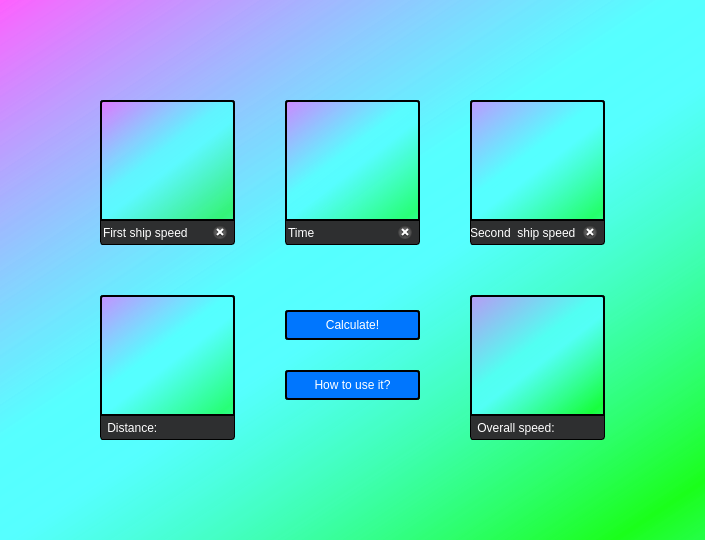
<?xml version="1.0" encoding="UTF-8"?>
<ui version="4.0">
 <class>MainWindow</class>
 <widget class="QMainWindow" name="MainWindow">
  <property name="geometry">
   <rect>
    <x>0</x>
    <y>0</y>
    <width>705</width>
    <height>540</height>
   </rect>
  </property>
  <property name="minimumSize">
   <size>
    <width>705</width>
    <height>540</height>
   </size>
  </property>
  <property name="maximumSize">
   <size>
    <width>705</width>
    <height>540</height>
   </size>
  </property>
  <property name="windowTitle">
   <string>Calculate your way!</string>
  </property>
  <property name="windowIcon">
   <iconset theme="accessories-calculator">
    <normaloff>.</normaloff>.</iconset>
  </property>
  <property name="styleSheet">
   <string notr="true">background-color: qlineargradient(spread:reflect, x1:0, y1:0, x2:0.867, y2:1, stop:0 rgba(255, 85, 255, 152), stop:0.466667 rgba(85, 255, 255, 205), stop:0.577778 rgba(85, 255, 255, 223), stop:1 rgba(0, 255, 0, 135));</string>
  </property>
  <widget class="QWidget" name="centralwidget">
   <widget class="QLineEdit" name="lineEdit_3">
    <property name="geometry">
     <rect>
      <x>285</x>
      <y>220</y>
      <width>135</width>
      <height>25</height>
     </rect>
    </property>
    <property name="toolTip">
     <string extracomment="frf"/>
    </property>
    <property name="styleSheet">
     <string notr="true">background-color: rgb(46, 47, 48);
color: rgb(255, 255, 255);
border:1px solid;
border-bottom-left-radius: 3px;
border-bottom-right-radius: 3px;
</string>
    </property>
    <property name="text">
     <string>Time</string>
    </property>
    <property name="clearButtonEnabled">
     <bool>true</bool>
    </property>
   </widget>
   <widget class="QLabel" name="label">
    <property name="geometry">
     <rect>
      <x>100</x>
      <y>100</y>
      <width>135</width>
      <height>120</height>
     </rect>
    </property>
    <property name="styleSheet">
     <string notr="true">border-color: rgb(0, 0, 0);
border: 2px solid;
border-bottom: 1px solid;
border-top-left-radius: 3px;
border-top-right-radius: 3px;</string>
    </property>
    <property name="text">
     <string/>
    </property>
    <property name="pixmap">
     <pixmap>../course work/img/V1.jpg</pixmap>
    </property>
    <property name="scaledContents">
     <bool>true</bool>
    </property>
   </widget>
   <widget class="QLabel" name="label_6">
    <property name="geometry">
     <rect>
      <x>100</x>
      <y>295</y>
      <width>135</width>
      <height>120</height>
     </rect>
    </property>
    <property name="styleSheet">
     <string notr="true">border-color: rgb(0, 0, 0);
border: 2px solid;
border-bottom: 1px solid;
border-top-left-radius: 3px;
border-top-right-radius: 3px;</string>
    </property>
    <property name="text">
     <string/>
    </property>
    <property name="pixmap">
     <pixmap>../course work/img/N97ByE0WfPwRXceH3tk-TnxkkDQB1HTtKpBeoB7OVGCn4L0CapHRVrpoOVNRnu94bgD34JLV3EuCw-xblu8H3M3d.jpg</pixmap>
    </property>
    <property name="scaledContents">
     <bool>true</bool>
    </property>
   </widget>
   <widget class="QLabel" name="label_2">
    <property name="geometry">
     <rect>
      <x>470</x>
      <y>100</y>
      <width>135</width>
      <height>120</height>
     </rect>
    </property>
    <property name="styleSheet">
     <string notr="true">border-color: rgb(0, 0, 0);
border: 2px solid;
border-bottom: 1px solid;
border-top-left-radius: 3px;
border-top-right-radius: 3px;</string>
    </property>
    <property name="text">
     <string/>
    </property>
    <property name="pixmap">
     <pixmap>../course work/img/V2.jpg</pixmap>
    </property>
    <property name="scaledContents">
     <bool>true</bool>
    </property>
   </widget>
   <widget class="QLabel" name="label_5">
    <property name="geometry">
     <rect>
      <x>470</x>
      <y>415</y>
      <width>135</width>
      <height>25</height>
     </rect>
    </property>
    <property name="styleSheet">
     <string notr="true">background-color: rgb(46, 47, 48);
border:1px solid;
border-bottom-left-radius: 3px;
border-bottom-right-radius: 3px;
color: rgb(255, 255, 255);
</string>
    </property>
    <property name="text">
     <string> Overall speed: </string>
    </property>
   </widget>
   <widget class="QLineEdit" name="lineEdit">
    <property name="geometry">
     <rect>
      <x>100</x>
      <y>220</y>
      <width>135</width>
      <height>25</height>
     </rect>
    </property>
    <property name="toolTip">
     <string extracomment="frf"/>
    </property>
    <property name="styleSheet">
     <string notr="true">background-color: rgb(46, 47, 48);
color: rgb(255, 255, 255);
border:1px solid;
border-bottom-left-radius: 3px;
border-bottom-right-radius: 3px;
</string>
    </property>
    <property name="text">
     <string>First ship speed</string>
    </property>
    <property name="clearButtonEnabled">
     <bool>true</bool>
    </property>
   </widget>
   <widget class="QLineEdit" name="lineEdit_2">
    <property name="geometry">
     <rect>
      <x>470</x>
      <y>220</y>
      <width>135</width>
      <height>25</height>
     </rect>
    </property>
    <property name="toolTip">
     <string extracomment="frf"/>
    </property>
    <property name="styleSheet">
     <string notr="true">background-color: rgb(46, 47, 48);
border:1px solid;
border-bottom-left-radius: 3px;
border-bottom-right-radius: 3px;
color: rgb(255, 255, 255);
</string>
    </property>
    <property name="text">
     <string>Second  ship speed</string>
    </property>
    <property name="clearButtonEnabled">
     <bool>true</bool>
    </property>
   </widget>
   <widget class="QLabel" name="label_4">
    <property name="geometry">
     <rect>
      <x>100</x>
      <y>415</y>
      <width>135</width>
      <height>25</height>
     </rect>
    </property>
    <property name="styleSheet">
     <string notr="true">background-color: rgb(46, 47, 48);
border:1px solid;
border-bottom-left-radius: 3px;
border-bottom-right-radius: 3px;
color: rgb(255, 255, 255);
</string>
    </property>
    <property name="text">
     <string> Distance: </string>
    </property>
   </widget>
   <widget class="QLabel" name="label_3">
    <property name="geometry">
     <rect>
      <x>285</x>
      <y>100</y>
      <width>135</width>
      <height>120</height>
     </rect>
    </property>
    <property name="styleSheet">
     <string notr="true">border-color: rgb(0, 0, 0);
border: 2px solid;
border-bottom: 1px solid;
border-top-left-radius: 3px;
border-top-right-radius: 3px;</string>
    </property>
    <property name="text">
     <string/>
    </property>
    <property name="pixmap">
     <pixmap>../course work/img/time.jpg</pixmap>
    </property>
    <property name="scaledContents">
     <bool>true</bool>
    </property>
   </widget>
   <widget class="QLabel" name="label_7">
    <property name="geometry">
     <rect>
      <x>470</x>
      <y>295</y>
      <width>135</width>
      <height>120</height>
     </rect>
    </property>
    <property name="styleSheet">
     <string notr="true">border-color: rgb(0, 0, 0);
border: 2px solid;
border-bottom: 1px solid;
border-top-left-radius: 3px;
border-top-right-radius: 3px;</string>
    </property>
    <property name="text">
     <string/>
    </property>
    <property name="pixmap">
     <pixmap>../course work/img/Vr.jpg</pixmap>
    </property>
    <property name="scaledContents">
     <bool>true</bool>
    </property>
   </widget>
   <widget class="QPushButton" name="pushButton">
    <property name="geometry">
     <rect>
      <x>285</x>
      <y>310</y>
      <width>135</width>
      <height>30</height>
     </rect>
    </property>
    <property name="styleSheet">
     <string notr="true">color: rgb(255, 255, 255);
border: 2px solid black;
border-radius: 3px;
background-color: rgb(0, 118, 254);</string>
    </property>
    <property name="text">
     <string>Calculate!</string>
    </property>
   </widget>
   <widget class="QPushButton" name="pushButton_2">
    <property name="geometry">
     <rect>
      <x>285</x>
      <y>370</y>
      <width>135</width>
      <height>30</height>
     </rect>
    </property>
    <property name="styleSheet">
     <string notr="true">color: rgb(255, 255, 255);
border: 2px solid black;
border-radius: 3px;
background-color: rgb(0, 118, 254);</string>
    </property>
    <property name="text">
     <string>How to use it?</string>
    </property>
   </widget>
  </widget>
  <widget class="QMenuBar" name="menubar">
   <property name="geometry">
    <rect>
     <x>0</x>
     <y>0</y>
     <width>705</width>
     <height>22</height>
    </rect>
   </property>
  </widget>
 </widget>
 <resources/>
 <connections/>
</ui>
